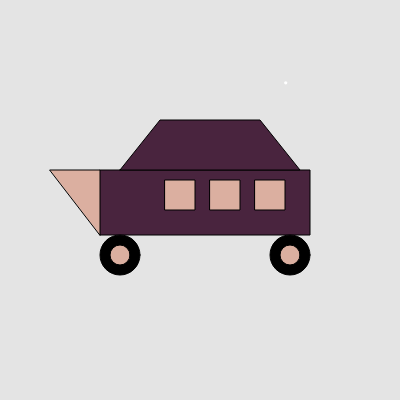
Frame 1 (no input)
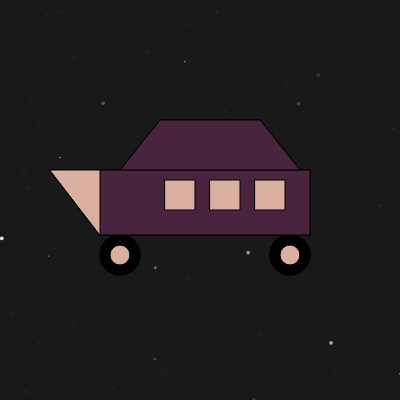
Frame 60 (no input)
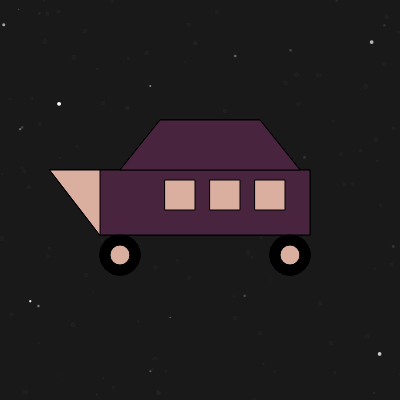
Frame 120 (the mouse pressed at the canvas centre since frame 60)

The p5.js sketch that drew these frames (run headless with seeded random() and noise() and a simulated clock; from frame 60 on, the mouse is pressed at the canvas centre):

// p5.js sketch
// ── sketch.js
function setup() {
    createCanvas(400, 400);
  }
  
  function draw() {
    background(25,30);
    
    var galaxy = { 
      locationX : random(width),
      locationY : random(height),
      size : random(1,4)
    }
    
    //stars
    push();
    fill(255);
    noStroke();
    ellipse(galaxy.locationX ,galaxy.locationY, galaxy.size, galaxy.size);
    pop();
    
    // Draw the rectangle first
    fill("#49243E");
    rect(100, 170, 210, 65);
    
    // Adjust the trapezoid to align with the top of the rectangle and extend to the right
    fill("#49243E");
    beginShape();
    vertex(120, 170); 
    vertex(300, 170); 
    vertex(260, 120); 
    vertex(160, 120); 
    endShape(CLOSE); // Close the shape
    
    //windows
    fill("#DBAFA0");
    rect(165, 180, 30, 30); 
    rect(210, 180, 30, 30); 
    rect(255, 180, 30, 30); 
    
    //car front
    fill("#DBAFA0");
    triangle(50, 170, 100, 170, 100, 235); 
    
    // Left wheels
    fill("#000000 ");
    ellipse(120, 255, 40, 40); 
    fill("#DBAFA0");
    ellipse(120, 255, 20, 20); 
  
    // Right wheels
    fill("#000000 ");
    ellipse(290, 255, 40, 40); 
    fill("#DBAFA0");
    ellipse(290, 255, 20, 20);
  }
